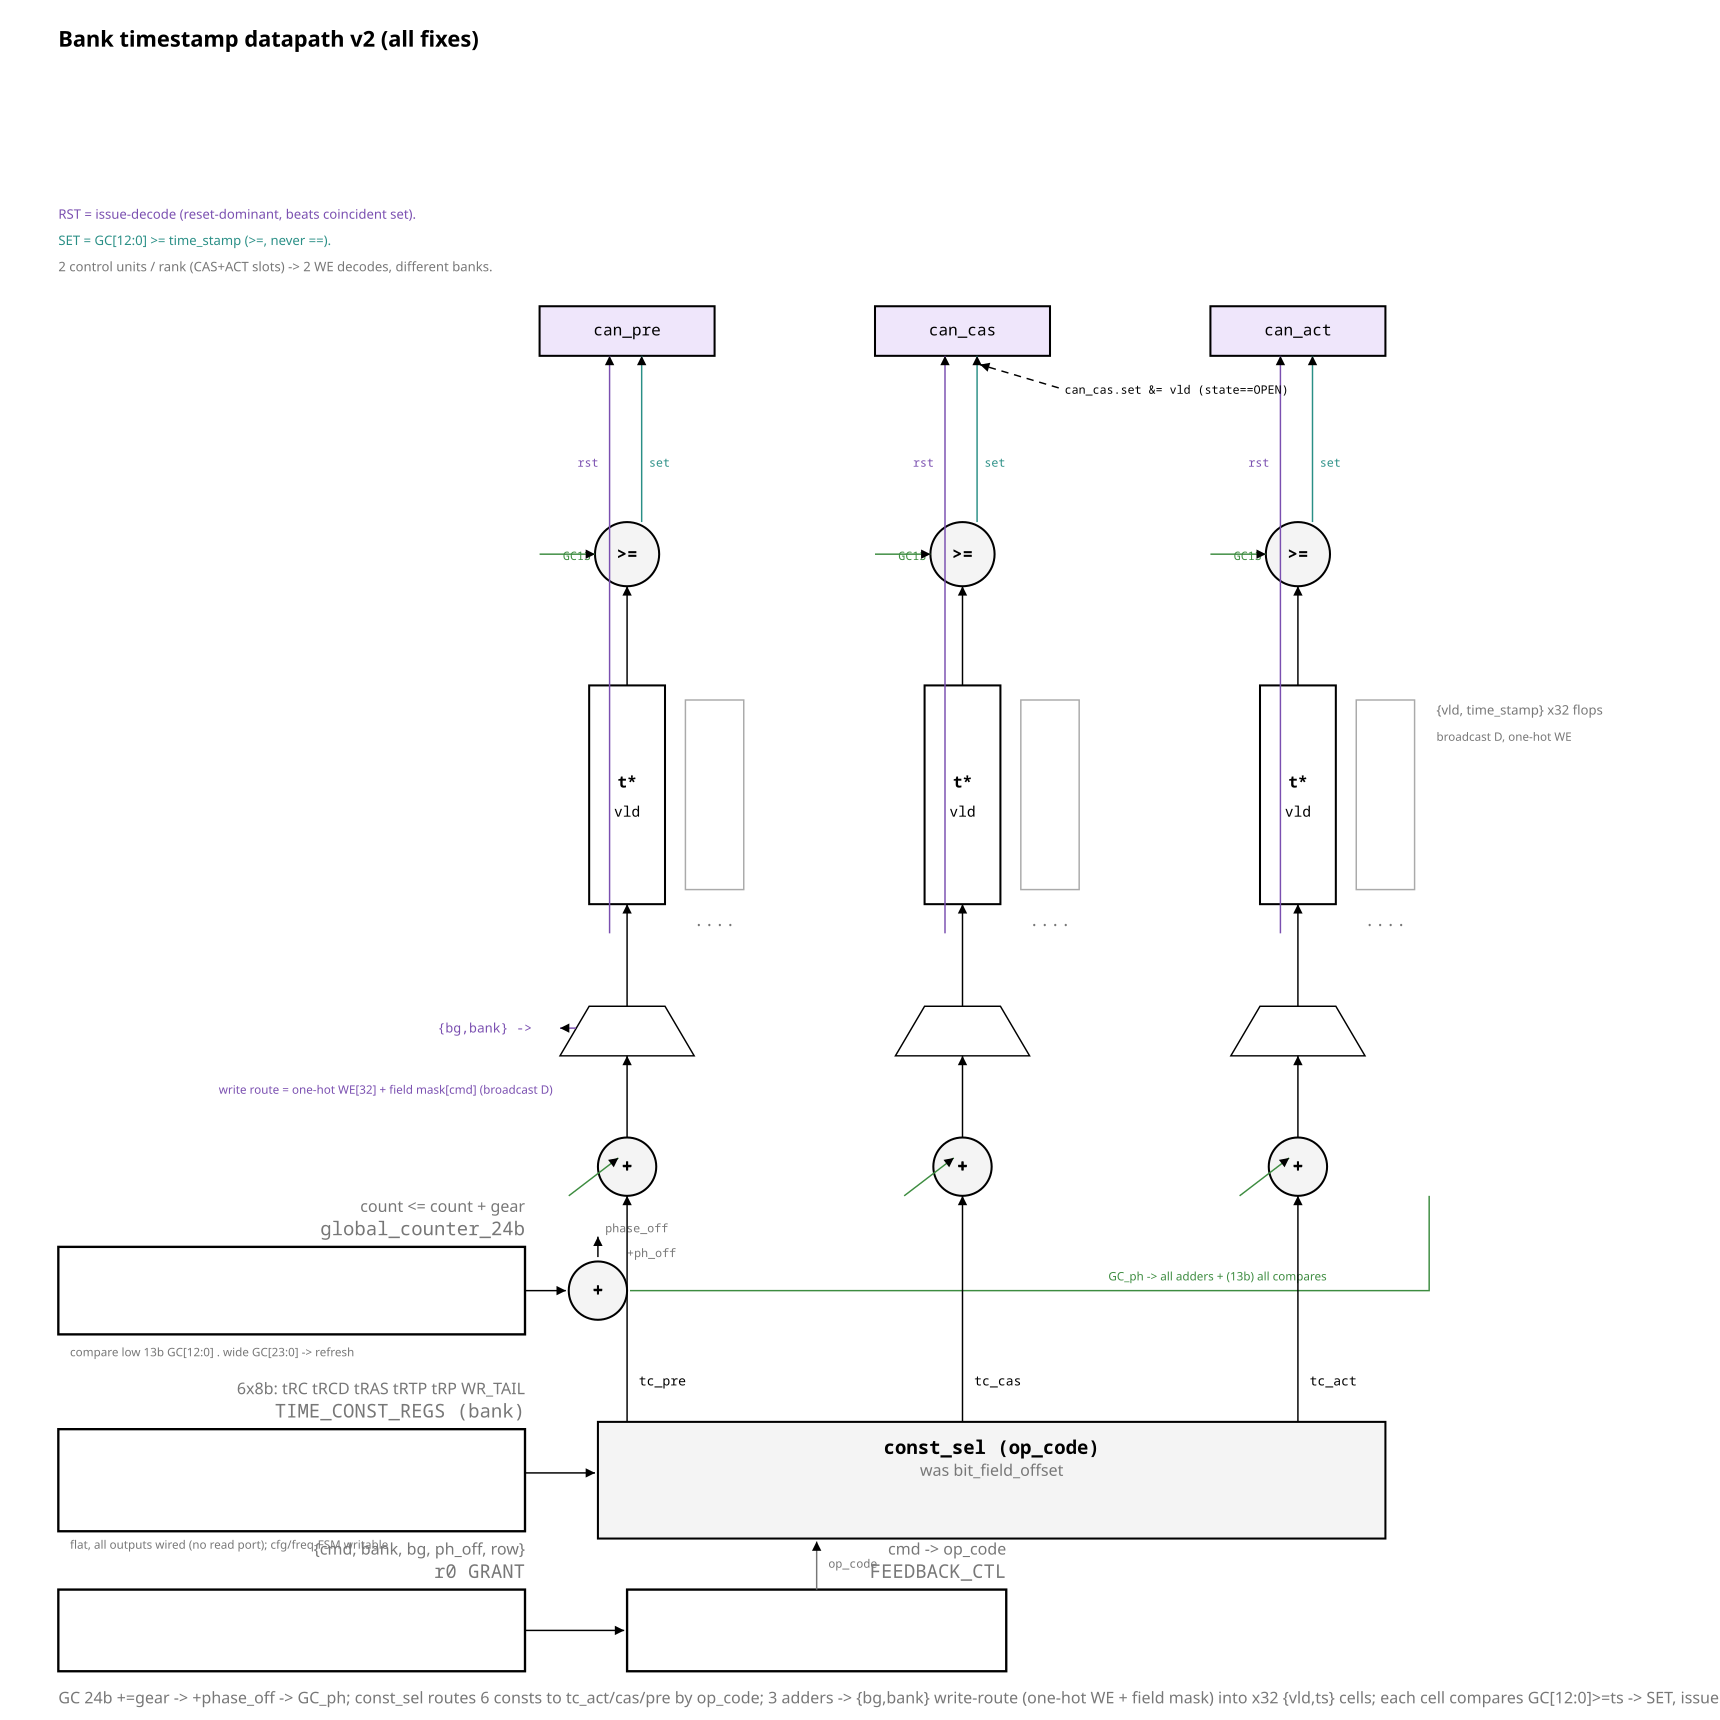

Python code for this plot:
from rtlfig import (Fig, MUTED, FILL_NEW, FILL_LOGIC, FILL_CELL, FILL_ACTIVE,
                    FAINT, INK, PAPER, W_CELL)

# fig_61 — bank timestamp datapath v2 (user's vertical topology + all fixes):
#  GC 24b (+=gear) -> +phase_off -> GC_ph ; 6-wide const -> const_sel(op_code) -> tc_* ;
#  3 adders -> {bg,bank} write-route (one-hot WE + field mask) -> x32 {vld,ts} cells ;
#  compare GC[12:0]>=ts -> SET ; issue-decode -> RST (reset-dominant) ; can_cas ANDs vld.

CMP = "#2a8f86"
ISSUE = "#7a4fb0"
GREEN = "#3d8c40"

f = Fig(1180, 1180)
COLS = {"pre": 430, "cas": 660, "act": 890}


def addr(cx, cy, r=20):
    f.counter(cx, cy, r, "+", "")
    f.text(cx, cy + 4, "+", size=13, anchor="middle", bold=True)


f.text(40, 32, "Bank timestamp datapath v2  (all fixes)", size=15, mono=False, bold=True)

# ---------- bottom: grant + ctl ----------
f.block(40, 1090, 320, 56, "r0  GRANT", "{cmd, bank, bg, ph_off, row}")
f.block(430, 1090, 260, 56, "FEEDBACK_CTL", "cmd -> op_code")
f.line(360, 1118, 428, 1118, arrow=True)

# ---------- const store + select ----------
f.block(40, 980, 320, 70, "TIME_CONST_REGS (bank)",
        "6x8b: tRC tRCD tRAS tRTP tRP WR_TAIL")
f.text(48, 1062, "flat, all outputs wired (no read port); cfg/freq-FSM writable",
       size=8, mono=False, fill=MUTED)
f.logic(410, 975, 540, 80, "const_sel  (op_code)", "was bit_field_offset", top=True)
f.line(360, 1010, 408, 1010, arrow=True)               # const -> sel
f.path("M560 1090 V1057", arrow=True, stroke=MUTED)     # op_code up into sel
f.text(568, 1075, "op_code", size=8, mono=True, fill=MUTED)

# ---------- GC + phase_off ----------
f.block(40, 855, 320, 60, "global_counter_24b", "count <= count + gear")
f.text(48, 930, "compare low 13b GC[12:0]  .  wide GC[23:0] -> refresh",
       size=8, mono=False, fill=MUTED)
addr(410, 885)
f.line(360, 885, 388, 885, arrow=True)
f.text(430, 862, "+ph_off", size=8, mono=True, fill=MUTED)
f.line(410, 862, 410, 848, arrow=True)
f.text(415, 845, "phase_off", size=8, mono=True, fill=MUTED)
# GC_ph rail
f.path("M432 885 H980 V820", arrow=False, stroke=GREEN)
f.text(760, 878, "GC_ph -> all adders + (13b) all compares", size=8, mono=False, fill=GREEN)

# ---------- adders per field ----------
ADDY = 800
for k, cx in COLS.items():
    addr(cx, ADDY)
    f.line(cx, 975, cx, ADDY + 20, arrow=True)           # tc_* from const_sel up
    f.text(cx + 8, 950, f"tc_{k}", size=9, mono=True, fill=INK)
    f.line(980 if False else cx, 820, cx, ADDY + 20, arrow=False)  # GC_ph tap
# GC_ph vertical taps
for cx in COLS.values():
    f.line(cx - 40, 820, cx - 6, ADDY - 6, arrow=True, stroke=GREEN)

# ---------- write route ({bg,bank} WE + field mask) ----------
WY = 690
for k, cx in COLS.items():
    # trapezoid mux
    f.path(f"M{cx-46} {WY+34} L{cx+46} {WY+34} L{cx+26} {WY} L{cx-26} {WY} Z",
           arrow=False, stroke=INK)
    f.line(cx, ADDY - 20, cx, WY + 34, arrow=True)        # adder sum down? up
    f.text(cx + 30, WY + 26, "", size=8)
f.text(300, WY + 18, "{bg,bank} ->", size=9, mono=True, fill=ISSUE)
f.line(395, WY + 15, COLS["pre"] - 46, WY + 15, arrow=True, stroke=ISSUE)
f.text(150, WY + 60, "write route = one-hot WE[32] + field mask[cmd]  (broadcast D)",
       size=8, mono=False, fill=ISSUE)

# ---------- cell arrays ----------
CY = 470
for k, cx in COLS.items():
    f.rect(cx - 26, CY, 52, 150, fill=PAPER, width=W_CELL)
    f.text(cx, CY + 70, "t*", size=11, anchor="middle", bold=True)
    f.text(cx, CY + 90, "vld", size=10, anchor="middle")
    f.line(cx, WY, cx, CY + 150, arrow=True)              # mux -> cell
    f.rect(cx + 40, CY + 10, 40, 130, fill=PAPER, width=1.0, stroke=FAINT)
    f.text(cx + 60, CY + 165, "....", size=12, anchor="middle", fill=MUTED)
f.text(985, CY + 20, "{vld, time_stamp}  x32 flops", size=9, mono=False, fill=MUTED)
f.text(985, CY + 38, "broadcast D, one-hot WE", size=8, mono=False, fill=MUTED)

# ---------- comparators ----------
GY = 380
for k, cx in COLS.items():
    f.counter(cx, GY, 22, ">=", "")
    f.line(cx, CY, cx, GY + 22, arrow=True)               # cell -> cmp
    f.text(cx - 44, GY + 4, "GC13", size=8, mono=True, fill=GREEN)
    f.line(cx - 60, GY, cx - 22, GY, arrow=True, stroke=GREEN)

# ---------- can flops ----------
KY = 230
labels = {"pre": "can_pre", "cas": "can_cas", "act": "can_act"}
for k, cx in COLS.items():
    f.rect(cx - 60, KY - 20, 120, 34, fill=FILL_NEW, width=W_CELL)
    f.text(cx, KY, labels[k], size=11, mono=True, anchor="middle")
    # SET from cmp
    f.line(cx + 10, GY - 22, cx + 10, KY + 14, arrow=True, stroke=CMP)
    f.text(cx + 15, 320, "set", size=8, fill=CMP)
    # RST from issue (reset-dominant, dashed loop)
    f.line(cx - 12, 640, cx - 12, KY + 14, arrow=True, stroke=ISSUE)
    f.text(cx - 34, 320, "rst", size=8, fill=ISSUE)
# can_cas vld AND
f.text(COLS["cas"] + 70, KY + 40, "can_cas.set &= vld (state==OPEN)",
       size=8, mono=True, fill=INK)
f.line(COLS["cas"] + 66, KY + 36, COLS["cas"] + 12, KY + 20, arrow=True, dashed=True)

# notes
f.text(40, 150, "RST = issue-decode (reset-dominant, beats coincident set).", size=9,
       mono=False, fill=ISSUE)
f.text(40, 168, "SET = GC[12:0] >= time_stamp (>=, never ==).", size=9, mono=False, fill=CMP)
f.text(40, 186, "2 control units / rank (CAS+ACT slots) -> 2 WE decodes, different banks.",
       size=9, mono=False, fill=MUTED)

f.caption(40, 1168,
          "GC 24b +=gear -> +phase_off -> GC_ph; const_sel routes 6 consts to tc_act/cas/pre by "
          "op_code; 3 adders -> {bg,bank} write-route (one-hot WE + field mask) into x32 {vld,ts} "
          "cells; each cell compares GC[12:0]>=ts -> SET, issue -> RST (reset-dominant). can_cas "
          "also ANDs vld(OPEN). Refresh reuses the wide GC[23:0].")

f.save("fig_61_bank_datapath_v2.svg")
print("wrote fig_61_bank_datapath_v2.svg")
